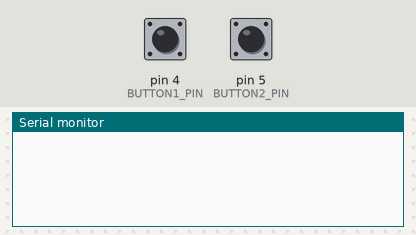
This sketch was run on a simulated Arduino Uno, built with avr-gcc and run on an emulated ATmega328P. On the bench: the last lines printed to the serial monitor. Inputs (shaded band) come from the test bench; at power-on: pin 4 (BUTTON1_PIN) HIGH, pin 5 (BUTTON2_PIN) HIGH.

Above: at 1.2 s.
1.3 s: pin 4 (BUTTON1_PIN) pulled LOW for 0.15 s
At 1.7 s:
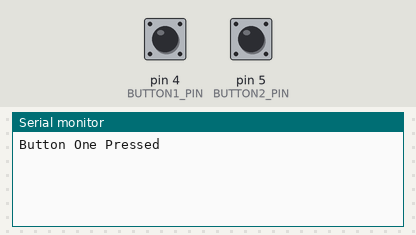
2.9 s: pin 5 (BUTTON2_PIN) pulled LOW for 0.15 s
At 3.5 s:
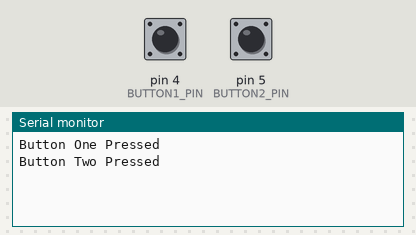

Measured:
- after the input at 1.3 s, the serial monitor: prints a new line after 0.06 s (image 1)
- after the input at 2.9 s, the serial monitor: prints a new line after 0.08 s (image 2)

The sketch:

Debugging_for_Buttons.ino
```cpp
#define BUTTON1_PIN 4
#define BUTTON2_PIN 5

bool lastStateBtn1 = HIGH;
bool lastStateBtn2 = HIGH;

void setup() {
  Serial.begin(115200);

  pinMode(BUTTON1_PIN, INPUT_PULLUP);
  pinMode(BUTTON2_PIN, INPUT_PULLUP);
}

void loop() {
  bool currentBtn1 = digitalRead(BUTTON1_PIN);
  bool currentBtn2 = digitalRead(BUTTON2_PIN);

  // Button 1 pressed
  if (lastStateBtn1 == HIGH && currentBtn1 == LOW) {
    Serial.println("Button One Pressed");
  }

  // Button 2 pressed
  if (lastStateBtn2 == HIGH && currentBtn2 == LOW) {
    Serial.println("Button Two Pressed");
  }

  lastStateBtn1 = currentBtn1;
  lastStateBtn2 = currentBtn2;

  delay(85); // simple debounce
}
```
